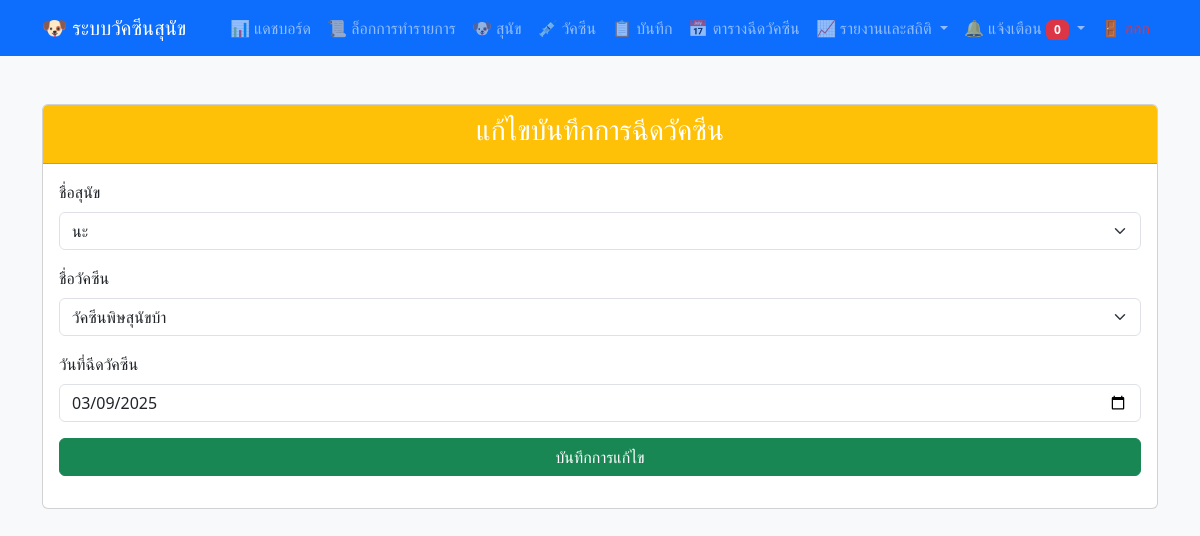
/pages/edit_record.php?id=24 (signed in), run on the app's committed database.
### tables this page shows
CREATE TABLE `vaccinationrecords` (
  `RecordID` int(11) NOT NULL,
  `DogID` int(11) DEFAULT NULL,
  `VaccineID` int(11) DEFAULT NULL,
  `VaccinationDate` date DEFAULT NULL
);

CREATE TABLE `dogs` (
  `DogID` int(11) NOT NULL,
  `Name` varchar(100) NOT NULL,
  `Breed` varchar(100) DEFAULT NULL,
  `Age` int(11) DEFAULT NULL,
  `OwnerName` varchar(100) DEFAULT NULL,
  `ImagePath` varchar(255) DEFAULT NULL,
  `OwnerPhone` varchar(15) DEFAULT NULL,
  `Phone` varchar(20) DEFAULT NULL
);

CREATE TABLE `vaccines` (
  `VaccineID` int(11) NOT NULL,
  `VaccineName` varchar(100) NOT NULL,
  `Description` text DEFAULT NULL
);

### pages/edit_record.php (the view, shortened to what this page needs)
<?php
include 'menu.php';
include '../includes/db.php';
$recordID = $_GET['id'] ?? null;
$stmt = $conn->prepare("SELECT * FROM VaccinationRecords WHERE RecordID = ?");
$stmt->execute([$recordID]);
$record = $stmt->fetch();
$dogs = $conn->query("SELECT DogID, Name FROM Dogs")->fetchAll();
$vaccines = $conn->query("SELECT VaccineID, VaccineName FROM Vaccines")->fetchAll();
?>
<!DOCTYPE html>
<html lang="th">
<head>
    <link href="https://cdn.jsdelivr.net/npm/bootstrap@5.3.0/dist/css/bootstrap.min.css" rel="stylesheet">
</head>
<body class="bg-light">
    <div class="container mt-5">
        <div class="card">
            <div class="card-header bg-warning text-white">
                <h3 class="text-center">แก้ไขบันทึกการฉีดวัคซีน</h3>
            </div>
            <div class="card-body">
                <form method="POST">
                    <div class="mb-3">
                        <label class="form-label">ชื่อสุนัข</label>
                        <select name="dogID" class="form-select" required>
                            <?php foreach ($dogs as $dog): ?>
                                <option value="<?= $dog['DogID'] ?>" <?= $dog['DogID'] == $record['DogID'] ? 'selected' : '' ?>>
                                    <?= htmlspecialchars($dog['Name']) ?>
                                </option>
                            <?php endforeach; ?>
                        </select>
                    </div>
                    <div class="mb-3">
                        <label class="form-label">ชื่อวัคซีน</label>
                        <select name="vaccineID" class="form-select" required>
                            <?php foreach ($vaccines as $vaccine): ?>
                                <option value="<?= $vaccine['VaccineID'] ?>" <?= $vaccine['VaccineID'] == $record['VaccineID'] ? 'selected' : '' ?>>
                                    <?= htmlspecialchars($vaccine['VaccineName']) ?>
                                </option>
                            <?php endforeach; ?>
                        </select>
                    </div>
                    <div class="mb-3">
                        <label class="form-label">วันที่ฉีดวัคซีน</label>
                        <input type="date" name="vaccinationDate" class="form-control" value="<?= htmlspecialchars($record['VaccinationDate']) ?>" required>
                    </div>
                    <button type="submit" class="btn btn-success w-100">บันทึกการแก้ไข</button>
                </form>
            </div>
        </div>
    </div>
</body>
</html>

### data on the page
vaccinationrecords: dogID "นะ", vaccineID "วัคซีนพิษสุนัขบ้า", vaccinationDate "03/09/2025"
